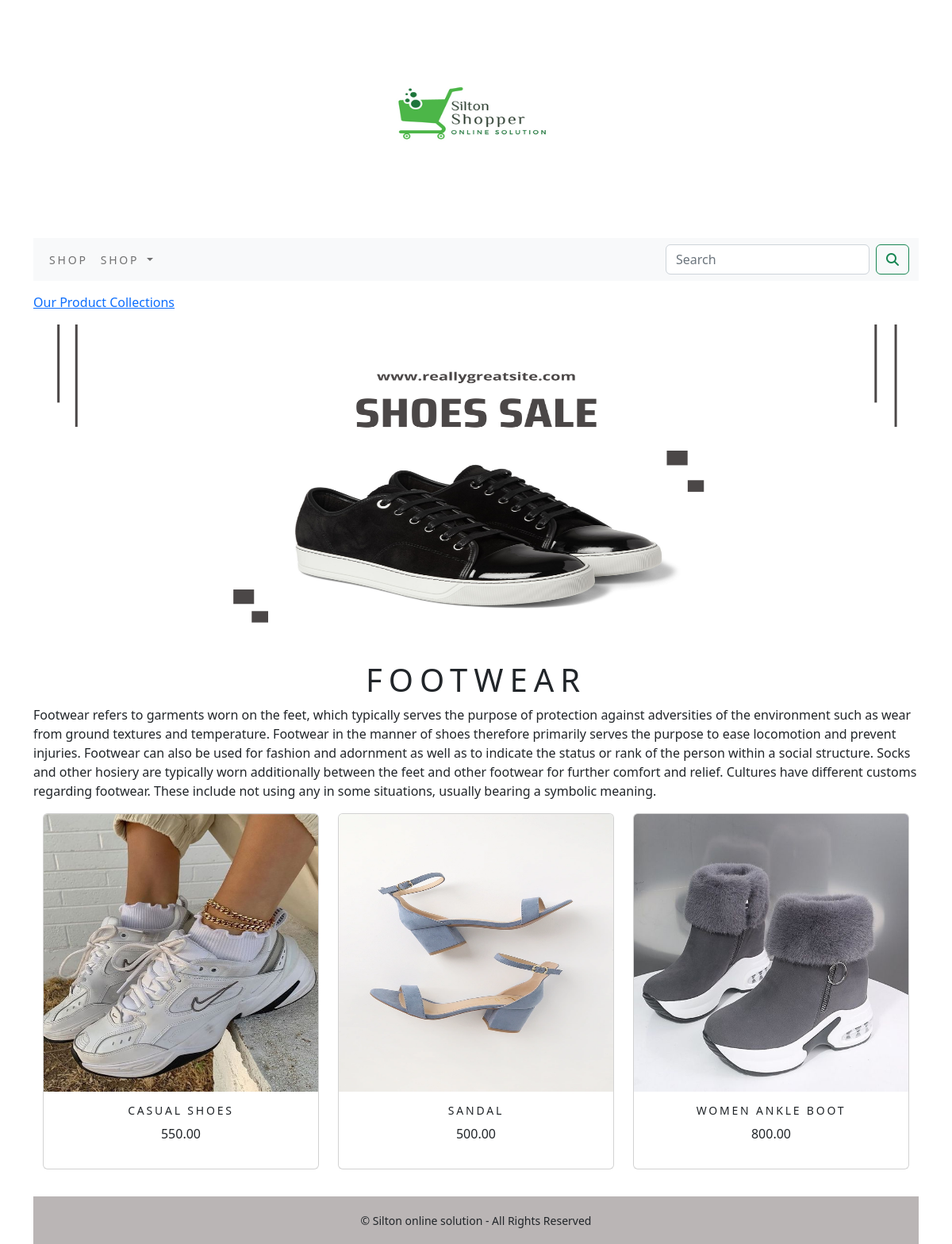
The app's page /shop/Footwear/ with its own data.
### shop/models.py (models this page shows, shortened)
class Category(models.Model):
    name=models.CharField(max_length=250,unique=True)
    slug=models.SlugField(max_length=250,unique=True)
    description=models.TextField(blank=True)
    image=models.ImageField(upload_to='category',blank=True)
    class Meta:
        ordering=('name',)
        verbose_name='category'
        verbose_name_plural='categories'
    def get_url(self):
            return reverse('shop:products_by_category',args=[self.slug])

class Product(models.Model):
    name=models.CharField(max_length=250,unique=True)
    slug=models.SlugField(max_length=250,unique=True)
    description=models.TextField(blank=True)
    price=models.DecimalField(max_digits=10,decimal_places=2)
    category=models.ForeignKey(Category,on_delete=models.CASCADE)
    image=models.ImageField(upload_to='product',blank=True)
    stock=models.IntegerField()
    available=models.BooleanField(default=True)
    created=models.DateTimeField(auto_now_add=True)
    updated=models.DateTimeField(auto_now_add=True)
    def get_url(self):
        return reverse('shop:prodcatdetail',args=[self.category.slug,self.slug])
    class Meta:
        ordering=('name',)
        verbose_name='product'
        verbose_name_plural='products'

### shop/views.py (the view)
# urls.py: path('',views.allprodcat,name='allprodcat'),
def allprodcat(request,c_slug=None):
    c_page=None
    products_list=None
    if c_slug!=None:
        c_page=get_object_or_404(Category,slug=c_slug)
        products_list=Product.objects.all().filter(category=c_page,available=True)
    else:
        products_list=Product.objects.all().filter(available=True)
    paginator=Paginator(products_list,6)
    try:
        page=int(request.GET.get('page','1'))
    except:
        page=1
    try:
        products=paginator.page(page)
    except (EmptyPage,InvalidPage):
        products=paginator.page(paginator.num_pages)
    return  render(request,"category.html",{'category':c_page,'products':products})

### cart/context_processors.py (called while the page is built)
def counter(request):
    item_count=0
    if 'admin' in request.path:
        return ()
    else:
        try:
            cart=Cart.objects.filter(cart_id=_cart_id(request))
            cart_items=CartItem.objects.all().filter(cart=cart[:1])
            for cart_item in cart_items:
                item_count += cart_item.quantity
        except Cart.DoesNotExist:
            item_count = 0
    return  dict(item_count=item_count)

### cart/views.py (called while the page is built)
def _cart_id(request):
    cart=request.session.session_key
    if not cart:
        cart=request.session.create()
    return cart

### shop/context_processors.py (called while the page is built)
def menu_links(request):
    links=Category.objects.all()
    return dict(links=links)

### templates/category.html (shortened to what this page needs)
{% extends 'base.html' %}
{% load static %}
{% block content %}
   {% if category %}
      <div>
           <div class="row my_row_class">
               <div class="mx_auto">
                   <p><a href="{% url 'shop:allprodcat' %}">Our Product Collections </a></p>
              </div>
           </div>
      </div>
   {% endif %}
<div>
      <div class="mx_auto">
    {% if category %}
          <img class="my_image" src="{{category.image.url}}" alt="{{category.name}}" width="1000px" height="400px">
      </div>
<br>
     <dv>
         <h1 class="text-center my_little">{{category.name}}</h1>
         <p class="text-justify">{{category.description}}</p>
     </dv>
    {% endif %}
<div class="container">
    <div class="row mx_auto">
        {% for product in products.object_list%}
        <div class="my_bottom_margin col-9 col-sm-12 col-md-4 xol-lg-4">
            <div class="card text-center" style="min-width:18rem;">
                <a href="{{product.get_url}}" ><img class="card-img-top my_image" src="{{product.image.url}}" alt="{{product.name}}" width="250px;" height="350px;" ></a>
                  <div class="card-body">
                     <h4>{{product.name}}</h4>
                     <p>{{product.price}}</p>
                  </div>
            </div>
        </div>
        {% endfor %}
    </div>
    <br>
</div>
{% endblock %}

### static/css/custom.css (style rules this page uses)
body { font-family: 'Roboto', sans-serif; min-height:100%; display:flex; flex-direction:column; }
html { height:100%; }
.my_row_class { padding-top:15px; }
.my_image { width:100%; }
.my_little { font-size16px; text-transform:uppercase; letter-spacing:.2em; }
.my_bottom_margin { margin-bottom:10px; }
.card-body h4 { font-size:14px; text-transform:uppercase; letter-spacing:.2em; }

### records on screen
Category: image (picture), name "FOOTWEAR", description "Footwear refers to garments worn on the feet, which typically serves the purpose of protection against adversities of the environment such as wear from ground textures and temperature. Footwear in the manner of shoes therefore primarily serves the purpose to ease locomotion and prevent injuries. Footwear can also be used for fashion and adornment as well as to indicate the status or rank of the person within a social structure. Socks and other hosiery are typically worn additionally between the feet and other footwear for further comfort and relief. Cultures have different customs regarding footwear. These include not using any in some situations, usually bearing a symbolic meaning."
Product: image (picture), name "CASUAL SHOES", price "550.00"
Product: image (picture), name "SANDAL", price "500.00"
Product: image (picture), name "WOMEN ANKLE BOOT", price "800.00"
